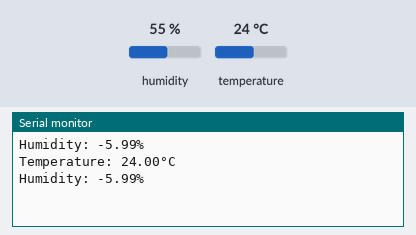
Recording of a sketch running on a simulated Arduino Uno, built with avr-gcc and run on an emulated ATmega328P. Parts: the last lines printed to the serial monitor. Wiring (inferred from the names in the program): HTU21/Si7021 sensor at I2C address 0x40. Inputs (shaded band) come from the test bench; at power-on: humidity 55 %, temperature 24 °C.

Above: at 4.8 s.
4.9 s: humidity set to 22 %
At 6.2 s:
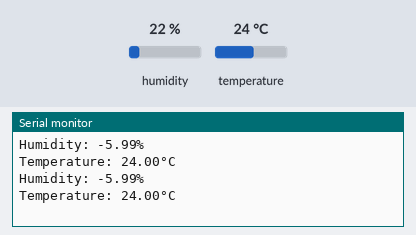
8.9 s: temperature set to 12 °C
At 11.5 s:
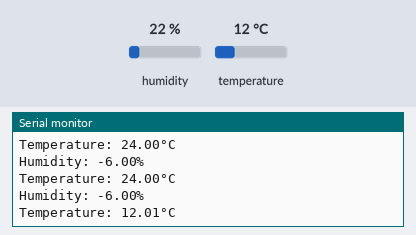
12.9 s: temperature set to 19 °C
At 15.3 s:
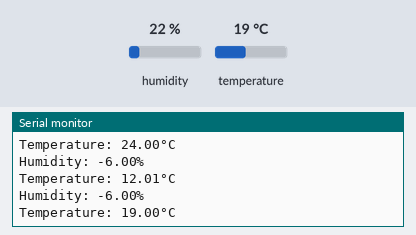
Timing chart, 0 to 16.8 s (numbered marks = the images above; inputs shaded):
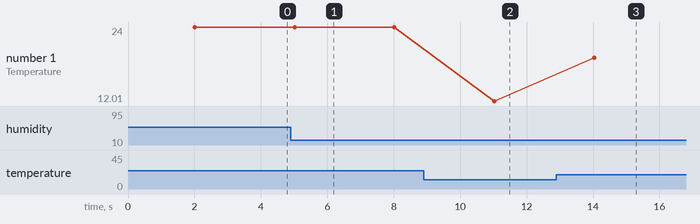

The sketch:

I2C_lab2.ino
```cpp
#include <Wire.h>

#define SI7021_ADDRESS 0x40
#define RESOLUTION_REGISTER 0xE6

void setup() {
  Wire.begin();
  Serial.begin(9600);
}

void loop() {
  // Write resolution value to memory register
  Wire.beginTransmission(SI7021_ADDRESS);
  Wire.write(RESOLUTION_REGISTER);
  Wire.write(0x01); // Set resolution to 12-bit
  Wire.endTransmission();
  delay(1000);

  // Read humidity value
  Wire.beginTransmission(SI7021_ADDRESS);
  Wire.write(0xE5); // Humidity register
  Wire.endTransmission();
  Wire.requestFrom(SI7021_ADDRESS, 2);
  if (Wire.available()) {
    int humidity = Wire.read() << 8 | Wire.read(); //wire.read() read the data recieved from ESP32 pin 21, where is
    Serial.print("Humidity: ");
    Serial.print(humidity * 125 / 65536.0 - 6);
    Serial.println("%");

    // Send response message to master
    Wire.beginTransmission(SI7021_ADDRESS);
    Wire.write("Humidity measurement complete");
    Wire.endTransmission();
  }
  delay(1000);

  // Read temperature value
  Wire.beginTransmission(SI7021_ADDRESS);
  Wire.write(0xE3); // Temperature register
  Wire.endTransmission();
  Wire.requestFrom(SI7021_ADDRESS, 2);
  if (Wire.available()) {
    int temperature = Wire.read() << 8 | Wire.read();
    Serial.print("Temperature: ");
    Serial.print(temperature * 175.72 / 65536.0 - 46.85);
    Serial.println("°C");

    // Send response message to master
    Wire.beginTransmission(SI7021_ADDRESS);
    Wire.write("Temperature measurement complete");
    Wire.endTransmission();
  }
  delay(1000);
}
```

Measured:
- after the input at 8.9 s, the serial monitor: prints a new line after 2.1 s (image 2)
- after the input at 12.9 s, the serial monitor: prints a new line after 1.1 s (image 3)
- plotted number 1: 24 → 12.01 after the input at 8.9 s, 12.01 → 19 after the input at 12.9 s
